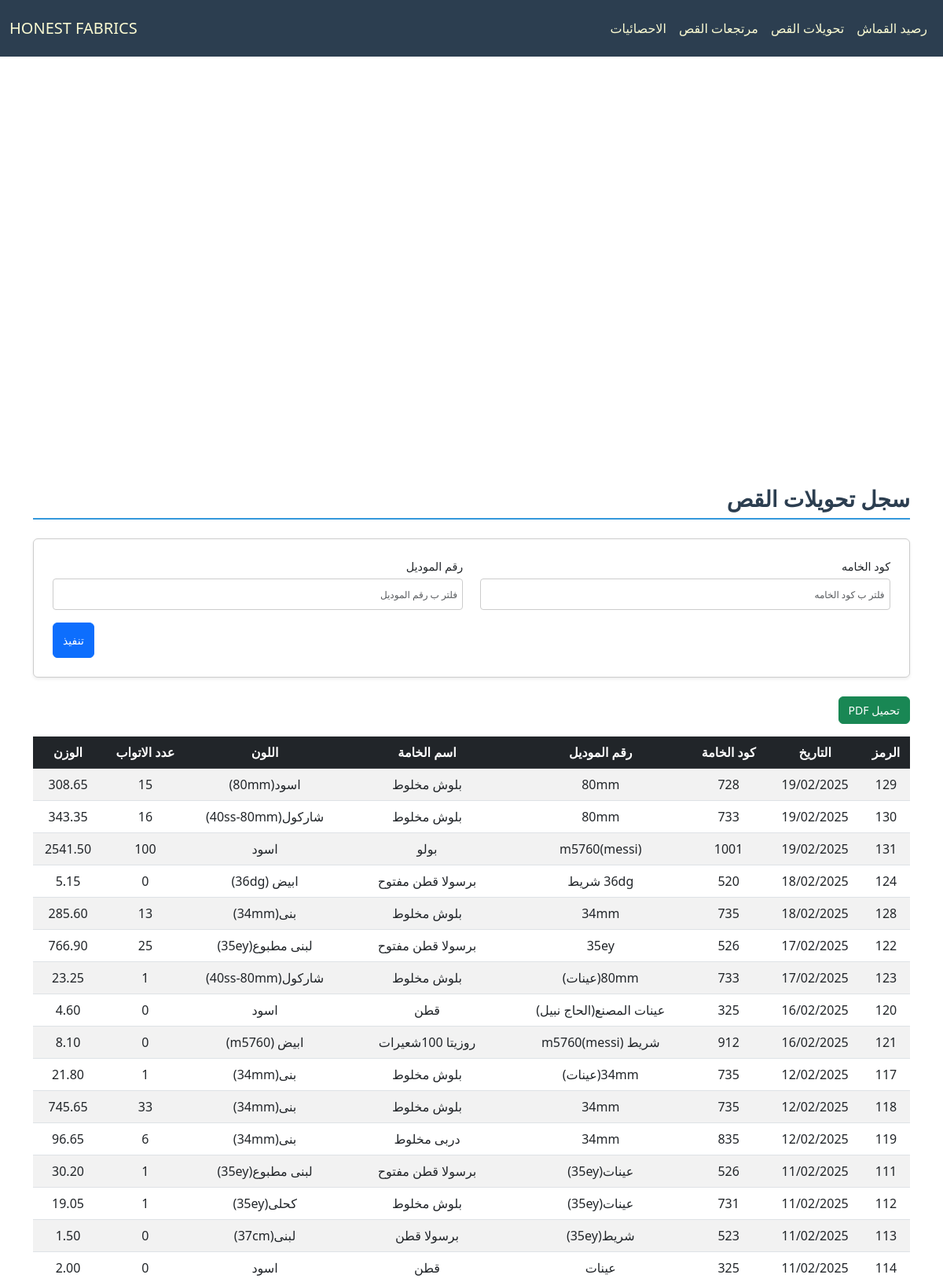
/cloth/CutTransfer/ (upper part), run on the app's committed database.
### cloth/models.py (models this page shows, shortened)
class Base(models.Model):
    id = models.AutoField(primary_key=True, verbose_name="الرمز")
    fabric_code = models.CharField(max_length=100, verbose_name="كود الخامه", db_index=True, null=True, blank=True)
    fabric_name = models.CharField(max_length=200, verbose_name="اسم الخامه", null=True, blank=True)
    color = models.CharField(max_length=100, verbose_name="اللون", null=True, blank=True)
    roll = models.PositiveIntegerField(verbose_name="عدد الاتواب", null=True, blank=True)
    weight = models.DecimalField(max_digits=10, decimal_places=2, verbose_name="الوزن", null=True, blank=True)
    date = models.CharField(max_length=100,verbose_name="التاريخ", null=True, blank=True)
    class Meta:
        abstract = True

class CutTransfer(Base):
    model_number = models.CharField(max_length=100, verbose_name="رقم الموديل", null=True, blank=True)

### cloth/views.py (the view)
# urls.py: path('CutTransfer/', CutTransferView.as_view(), name='cut_transfer_view'),
class CutTransferView(FilterableListView):
    template_name = "cloth/cut.html"
    model = CutTransfer
    filter_fields = ['fabric_code', 'model_number']
    columns = ["الرمز","التاريخ","كود الخامة","رقم الموديل","اسم الخامة","اللون","عدد الاتواب","الوزن"]

### cloth/views.py (called while the page is built)
    def parse_date(self, date_str):
        try:
            normalized_date = date_str.replace("\\", "/")
            return datetime.strptime(normalized_date, "%d/%m/%Y")
        except (ValueError, AttributeError):
            return datetime.min

    def get_queryset(self):
        queryset = super().get_queryset()
        filters = Q()
        ordering = self.request.GET.get('order', 'desc')
        for field in self.filter_fields:
            filter_value = self.request.GET.get(field)
            if filter_value:
                filters &= Q(**{f"{field}__icontains": filter_value})
        filtered_queryset = queryset.filter(filters)
        models = list(filtered_queryset)
        models.sort(
            key=lambda x: self.parse_date(x.date) if x.date else datetime.min,
            reverse=(ordering == 'desc')
        )
        return models

    def get_context_data(self, **kwargs):
        context = super().get_context_data(**kwargs)
        update = Updates.objects.all().order_by('-date').first()
        context['update'] = localtime(update.date).strftime("%d/%m %I:%M %p") if update and update.date else None
        context['columns'] = self.columns
        model_meta = self.model._meta
        context['filter_fields'] = [
            {
                'field_name': field,
                'verbose_name': model_meta.get_field(field).verbose_name,
                'value': self.request.GET.get(field) or "",
            }
            for field in self.filter_fields
        ]
        return context

### cloth/templates/cloth/cut.html (shortened to what this page needs)
{% extends "cloth/layout.html" %}
{% block home_page %}
<a class="navbar-brand" href="{% url 'fabric_view' %}">HONEST FABRICS</a>
{% endblock %}
{% block navbar_links_small %}
{% include "cloth/nav_links.html" %}
{% endblock %}
{% block body %}
    <h2 class="section-title pt-4">سجل تحويلات القص</h2>
    <form method="get" class="filter-form-flex mb-4 p-4 rounded shadow-sm">
        {% for filter_field in filter_fields %}
        <div class="form-group mb-3">
            <label for="filter_{{ forloop.counter }}" class="form-label">{{ filter_field.verbose_name }}</label>
            <input type="text" id="filter_{{ forloop.counter }}" name="{{ filter_field.field_name }}"
                   placeholder="فلتر ب {{ filter_field.verbose_name }}"
                   class="form-control"
                   value="{{ filter_field.value }}">
        </div>
        {% endfor %}
        <div class="submit-container">
            <button type="submit" class="btn btn-primary submit-btn">تنفيذ</button>
        </div>
    </form>
    <button onclick="generatePDF()" class="btn btn-success mb-3">تحميل PDF</button>
    <div style="overflow-y: auto; max-height: 70vh; position: relative;" class="table-responsive mb-4">
        <table id="data-table"  class="table table-striped">
            <thead class="table-dark">
                <tr>
                    <th style="position: sticky; top: 0;" >الرمز</th>
                    <th style="position: sticky; top: 0;" >التاريخ</th>
                    <th style="position: sticky; top: 0;" >كود الخامة</th>
                    <th style="position: sticky; top: 0;" >رقم الموديل</th>
                    <th style="position: sticky; top: 0;" >اسم الخامة</th>
                    <th style="position: sticky; top: 0;" >اللون</th>
                    <th style="position: sticky; top: 0;" >عدد الاتواب</th>
                    <th style="position: sticky; top: 0;" >الوزن</th>
                </tr>
            </thead>
            <tbody>
                {% for model in models %}
                <tr>
                    <td>{{ model.id }}</td>
                    <td>{{ model.date }}</td>
                    <td>{{ model.fabric_code }}</td>
                    <td>{{ model.model_number }}</td>
                    <td>{{ model.fabric_name }}</td>
                    <td>{{ model.color }}</td>
                    <td>{{ model.roll }}</td>
                    <td>{{ model.weight }}</td>
                </tr>
                {% empty %}
                <tr>
                    <td colspan="8" class="text-center">لا يوجد عناصر</td>
                </tr>
                {% endfor %}
            </tbody>
        </table>
    </div>
    {% endblock body %}

### cloth/static/cloth/styles.css (style rules this page uses)
:root { --primary-color: #3498db; --light-blue: #3db1ff5e; --secondary-color: #2c3e50; --success-color: #2ecc71; --danger-color: #e74c3c; --warning-color: #f1c40f; --light-bg: #f8f9fa; --dark-bg: #343a40; --light-text: lightgoldenrodyellow; --golden-text: rgb(255, 255, 0); --border-color: #dee2e6; --white-color: #ffffff; }
*, *::before, *::after { box-sizing: border-box; }
ul, div { padding: 0; margin: 0; }
body { background-color: var(--light-bg); margin-top: 80px; margin-inline: 0; font-family: 'Segoe UI', Tahoma, Geneva, Verdana, sans-serif; line-height: 1.6; font-size: 16px; }
#navbar, #navbar a, #navbar-menu-body, #navbar-menu-body a { color: var(--light-text) !important; }
.section-title { color: var(--secondary-color); border-bottom: 2px solid var(--primary-color); padding-bottom: 0.5rem; margin-bottom: 1.5rem; font-weight: bold; }
.table { border-collapse: separate; border-spacing: 0; border-radius: 8px; width: 100%; }
.table th, .table td { text-align: center; vertical-align: middle; padding: 10px; }
.table-striped tbody tr:nth-of-type(odd) { background-color: var(--light-bg); }
.table-dark th { background-color: var(--secondary-color); color: var(--light-text); }
.table-responsive { overflow-x: auto; }
.table-responsive table th, .table-responsive table td { white-space: nowrap; min-width: fit-content; }
.table-responsive table { width: 100%; table-layout: auto; }
.filter-form-flex { display: flex; flex-wrap: wrap; padding: 1rem; border: 1px solid #ccc; border-radius: 8px; background-color: #fff; justify-content: space-between; column-gap: 2px; direction: rtl; }
.filter-form-flex .form-group { display: flex; flex-direction: column; margin-bottom: 5px; width: 49%; }
.filter-form-flex .form-label { font-size: 0.9rem; margin-bottom: 0.25rem; }
.filter-form-flex .form-control { border: 1px solid #ccc; border-radius: 4px; padding: 0.4rem; font-size: 0.9rem; }
.filter-form-flex input[type="text"], .filter-form-flex input[type="number"], .filter-form-flex input[type="date"] { width: 100%; height: 40px; }
.submit-container { display: flex; justify-content: flex-end; width: 100%; }
.filter-form-flex .submit-btn { width: auto; height: 45px; font-size: 1rem; }
@media (max-width: 1200px) { body { font-size: 15px; } }
@media (max-width: 1200px) { h4.section-title, h2 { font-size: 28px !important; } }
@media (max-width: 1200px) { p.lead, .oped_details_btn, .btn { font-size: 14px !important; } }
@media (max-width: 1200px) { ::placeholder { font-size: 12px !important; } }

### data on the page
CutTransfer: id "129", date "19/02/2025", fabric_code "728", model_number "80mm", fabric_name "بلوش مخلوط", color "اسود(80mm)", roll "15", weight "308.65"
CutTransfer: id "130", date "19/02/2025", fabric_code "733", model_number "80mm", fabric_name "بلوش مخلوط", color "شاركول(40ss-80mm)", roll "16", weight "343.35"
CutTransfer: id "131", date "19/02/2025", fabric_code "1001", model_number "m5760(messi)", fabric_name "بولو", color "اسود", roll "100", weight "2541.50"
CutTransfer: id "124", date "18/02/2025", fabric_code "520", model_number "36dg شريط", fabric_name "برسولا قطن مفتوح", color "ابيض (36dg)", roll "0", weight "5.15"
CutTransfer: id "128", date "18/02/2025", fabric_code "735", model_number "34mm", fabric_name "بلوش مخلوط", color "بنى(34mm)", roll "13", weight "285.60"
CutTransfer: id "122", date "17/02/2025", fabric_code "526", model_number "35ey", fabric_name "برسولا قطن مفتوح", color "لبنى مطبوع(35ey)", roll "25", weight "766.90"
CutTransfer: id "123", date "17/02/2025", fabric_code "733", model_number "80mm(عينات)", fabric_name "بلوش مخلوط", color "شاركول(40ss-80mm)", roll "1", weight "23.25"
CutTransfer: id "120", date "16/02/2025", fabric_code "325", model_number "عينات المصنع(الحاج نبيل)", fabric_name "قطن", color "اسود", roll "0", weight "4.60"
CutTransfer: id "121", date "16/02/2025", fabric_code "912", model_number "شريط m5760(messi)", fabric_name "روزيتا 100شعيرات", color "ابيض (m5760)", roll "0", weight "8.10"
CutTransfer: id "117", date "12/02/2025", fabric_code "735", model_number "34mm(عينات)", fabric_name "بلوش مخلوط", color "بنى(34mm)", roll "1", weight "21.80"
CutTransfer: id "118", date "12/02/2025", fabric_code "735", model_number "34mm", fabric_name "بلوش مخلوط", color "بنى(34mm)", roll "33", weight "745.65"
CutTransfer: id "119", date "12/02/2025", fabric_code "835", model_number "34mm", fabric_name "دربى مخلوط", color "بنى(34mm)", roll "6", weight "96.65"
CutTransfer: id "111", date "11/02/2025", fabric_code "526", model_number "عينات(35ey)", fabric_name "برسولا قطن مفتوح", color "لبنى مطبوع(35ey)", roll "1", weight "30.20"
CutTransfer: id "112", date "11/02/2025", fabric_code "731", model_number "عينات(35ey)", fabric_name "بلوش مخلوط", color "كحلى(35ey)", roll "1", weight "19.05"
CutTransfer: id "113", date "11/02/2025", fabric_code "523", model_number "شريط(35ey)", fabric_name "برسولا قطن", color "لبنى(37cm)", roll "0", weight "1.50"
CutTransfer: id "114", date "11/02/2025", fabric_code "325", model_number "عينات", fabric_name "قطن", color "اسود", roll "0", weight "2.00"

### other printed values
{{ filter_field.verbose_name }} "كود الخامه" "رقم الموديل"
